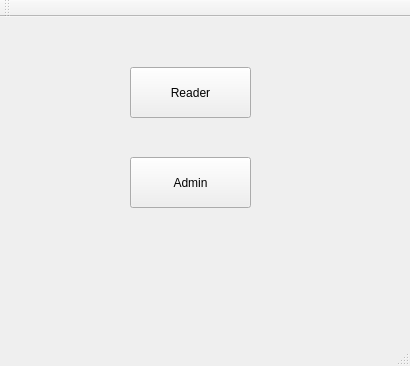
<?xml version="1.0" encoding="UTF-8"?>
<ui version="4.0">
 <class>MainWindow</class>
 <widget class="QMainWindow" name="MainWindow">
  <property name="geometry">
   <rect>
    <x>0</x>
    <y>0</y>
    <width>410</width>
    <height>366</height>
   </rect>
  </property>
  <property name="windowTitle">
   <string>MainWindow</string>
  </property>
  <property name="styleSheet">
   <string notr="true">background-image: url(:/jpg/zzpic10012_s.jpg);</string>
  </property>
  <widget class="QWidget" name="centralWidget">
   <widget class="QPushButton" name="pushButton">
    <property name="geometry">
     <rect>
      <x>130</x>
      <y>50</y>
      <width>121</width>
      <height>51</height>
     </rect>
    </property>
    <property name="styleSheet">
     <string notr="true">font: 87 14pt &quot;Arial Black&quot;;</string>
    </property>
    <property name="text">
     <string>Reader</string>
    </property>
   </widget>
   <widget class="QPushButton" name="pushButton_2">
    <property name="geometry">
     <rect>
      <x>130</x>
      <y>140</y>
      <width>121</width>
      <height>51</height>
     </rect>
    </property>
    <property name="styleSheet">
     <string notr="true">font: 87 14pt &quot;Arial Black&quot;;</string>
    </property>
    <property name="text">
     <string>Admin</string>
    </property>
   </widget>
  </widget>
  <widget class="QMenuBar" name="menuBar">
   <property name="geometry">
    <rect>
     <x>0</x>
     <y>0</y>
     <width>410</width>
     <height>23</height>
    </rect>
   </property>
  </widget>
  <widget class="QToolBar" name="mainToolBar">
   <attribute name="toolBarArea">
    <enum>TopToolBarArea</enum>
   </attribute>
   <attribute name="toolBarBreak">
    <bool>false</bool>
   </attribute>
  </widget>
  <widget class="QStatusBar" name="statusBar"/>
 </widget>
 <layoutdefault spacing="6" margin="11"/>
 <resources/>
 <connections/>
</ui>
